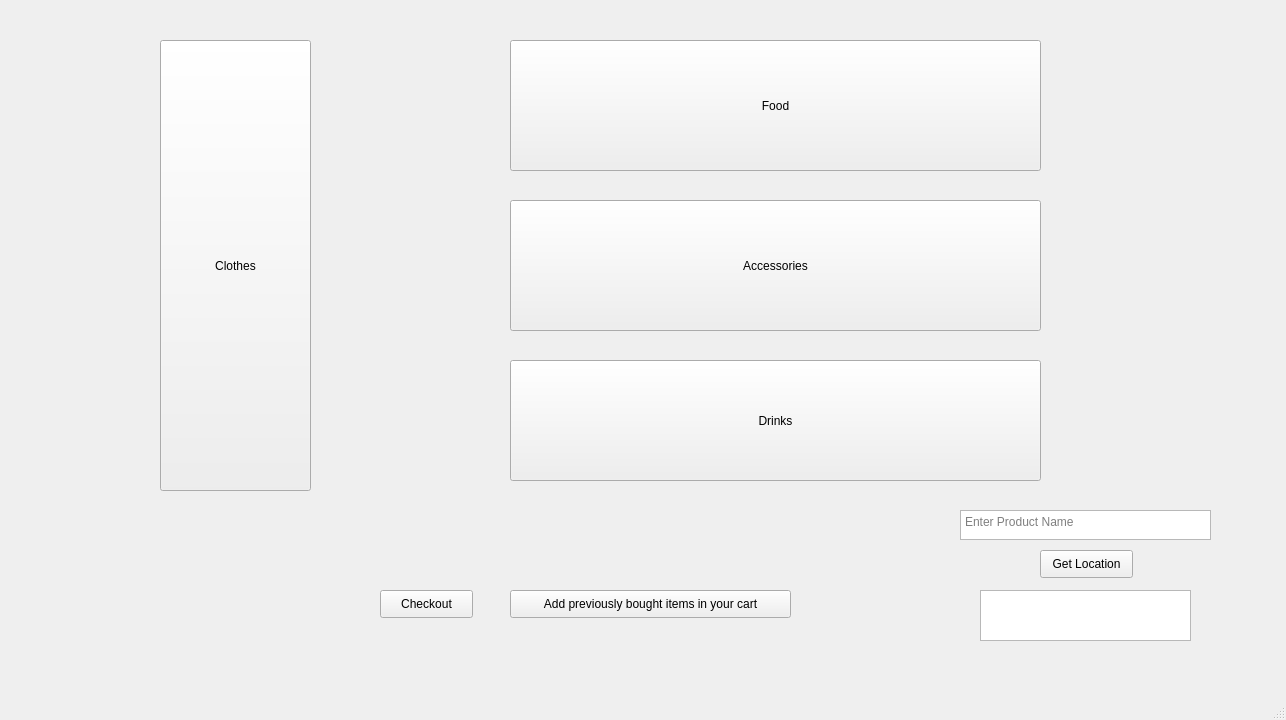
<?xml version="1.0" encoding="UTF-8"?>
<ui version="4.0">
 <class>mainShopWindow</class>
 <widget class="QMainWindow" name="mainShopWindow">
  <property name="geometry">
   <rect>
    <x>0</x>
    <y>0</y>
    <width>1286</width>
    <height>720</height>
   </rect>
  </property>
  <property name="windowTitle">
   <string>shopMain</string>
  </property>
  <widget class="QWidget" name="centralwidget">
   <widget class="QPushButton" name="buttonClothes">
    <property name="geometry">
     <rect>
      <x>160</x>
      <y>40</y>
      <width>151</width>
      <height>451</height>
     </rect>
    </property>
    <property name="text">
     <string>Clothes</string>
    </property>
   </widget>
   <widget class="QPushButton" name="buttoAccessories">
    <property name="geometry">
     <rect>
      <x>510</x>
      <y>200</y>
      <width>531</width>
      <height>131</height>
     </rect>
    </property>
    <property name="text">
     <string>Accessories</string>
    </property>
   </widget>
   <widget class="QPushButton" name="buttonEatables">
    <property name="geometry">
     <rect>
      <x>510</x>
      <y>40</y>
      <width>531</width>
      <height>131</height>
     </rect>
    </property>
    <property name="text">
     <string>Food</string>
    </property>
   </widget>
   <widget class="QPushButton" name="buttonDrinks">
    <property name="geometry">
     <rect>
      <x>510</x>
      <y>360</y>
      <width>531</width>
      <height>121</height>
     </rect>
    </property>
    <property name="text">
     <string>Drinks</string>
    </property>
   </widget>
   <widget class="QTextEdit" name="productNameInput">
    <property name="geometry">
     <rect>
      <x>960</x>
      <y>510</y>
      <width>251</width>
      <height>30</height>
     </rect>
    </property>
    <property name="readOnly">
     <bool>false</bool>
    </property>
    <property name="placeholderText">
     <string>Enter Product Name</string>
    </property>
   </widget>
   <widget class="QPushButton" name="productLocationButton">
    <property name="geometry">
     <rect>
      <x>1040</x>
      <y>550</y>
      <width>93</width>
      <height>28</height>
     </rect>
    </property>
    <property name="text">
     <string>Get Location</string>
    </property>
   </widget>
   <widget class="QTextEdit" name="productLocationOutput">
    <property name="geometry">
     <rect>
      <x>980</x>
      <y>590</y>
      <width>211</width>
      <height>51</height>
     </rect>
    </property>
    <property name="font">
     <font>
      <pointsize>20</pointsize>
     </font>
    </property>
    <property name="readOnly">
     <bool>true</bool>
    </property>
   </widget>
   <widget class="QPushButton" name="checkoutButton">
    <property name="geometry">
     <rect>
      <x>380</x>
      <y>590</y>
      <width>93</width>
      <height>28</height>
     </rect>
    </property>
    <property name="text">
     <string>Checkout</string>
    </property>
   </widget>
   <widget class="QPushButton" name="addPreviousToCartButton">
    <property name="geometry">
     <rect>
      <x>510</x>
      <y>590</y>
      <width>281</width>
      <height>28</height>
     </rect>
    </property>
    <property name="text">
     <string>Add previously bought items in your cart</string>
    </property>
   </widget>
  </widget>
  <widget class="QMenuBar" name="menubar">
   <property name="geometry">
    <rect>
     <x>0</x>
     <y>0</y>
     <width>1286</width>
     <height>26</height>
    </rect>
   </property>
  </widget>
  <widget class="QStatusBar" name="statusbar"/>
 </widget>
 <resources/>
 <connections/>
</ui>
